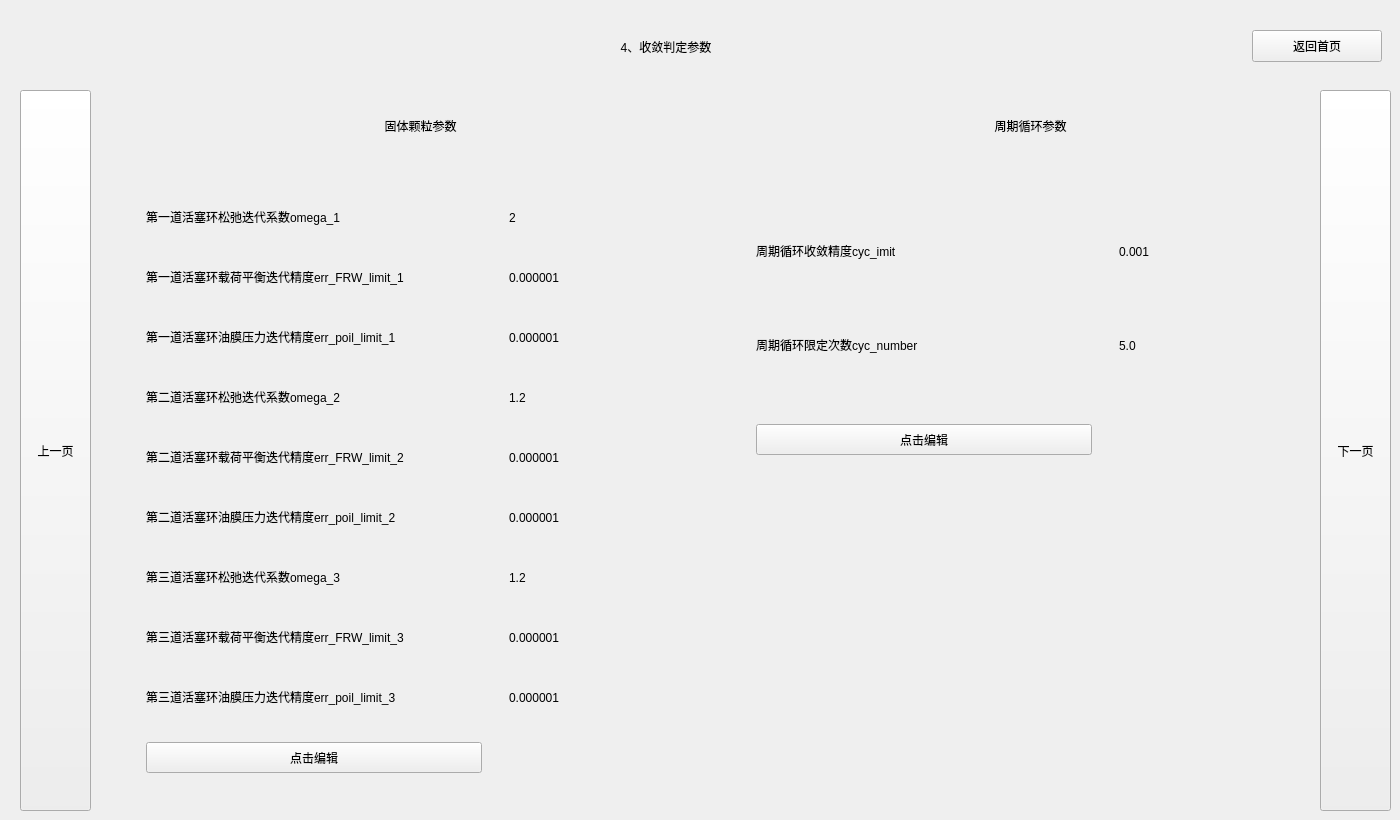
   <widget class="QWidget" name="page">
    <widget class="CardWidget" name="CardWidget_207">
     <property name="geometry">
      <rect>
       <x>710</x>
       <y>90</y>
       <width>601</width>
       <height>71</height>
      </rect>
     </property>
     <widget class="IconWidget" name="IconWidget_826">
      <property name="geometry">
       <rect>
        <x>60</x>
        <y>10</y>
        <width>51</width>
        <height>51</height>
       </rect>
      </property>
     </widget>
     <widget class="TitleLabel" name="TitleLabel_104">
      <property name="geometry">
       <rect>
        <x>130</x>
        <y>10</y>
        <width>381</width>
        <height>51</height>
       </rect>
      </property>
      <property name="text">
       <string>周期循环参数</string>
      </property>
      <property name="alignment">
       <set>Qt::AlignCenter</set>
      </property>
     </widget>
    </widget>
    <widget class="CardWidget" name="CardWidget_208">
     <property name="geometry">
      <rect>
       <x>710</x>
       <y>170</y>
       <width>391</width>
       <height>351</height>
      </rect>
     </property>
     <property name="minimumSize">
      <size>
       <width>0</width>
       <height>0</height>
      </size>
     </property>
     <layout class="QGridLayout" name="gridLayout_151">
      <item row="1" column="0">
       <widget class="IconWidget" name="IconWidget_829">
        <property name="minimumSize">
         <size>
          <width>31</width>
          <height>31</height>
         </size>
        </property>
        <property name="maximumSize">
         <size>
          <width>31</width>
          <height>31</height>
         </size>
        </property>
       </widget>
      </item>
      <item row="0" column="0">
       <widget class="IconWidget" name="IconWidget_830">
        <property name="minimumSize">
         <size>
          <width>31</width>
          <height>31</height>
         </size>
        </property>
        <property name="maximumSize">
         <size>
          <width>31</width>
          <height>31</height>
         </size>
        </property>
       </widget>
      </item>
      <item row="0" column="1">
       <widget class="SubtitleLabel" name="SubtitleLabel_1008">
        <property name="minimumSize">
         <size>
          <width>300</width>
          <height>28</height>
         </size>
        </property>
        <property name="maximumSize">
         <size>
          <width>451</width>
          <height>28</height>
         </size>
        </property>
        <property name="text">
         <string>周期循环收敛精度cyc_imit</string>
        </property>
       </widget>
      </item>
      <item row="1" column="1">
       <widget class="SubtitleLabel" name="SubtitleLabel_1011">
        <property name="minimumSize">
         <size>
          <width>300</width>
          <height>28</height>
         </size>
        </property>
        <property name="maximumSize">
         <size>
          <width>451</width>
          <height>28</height>
         </size>
        </property>
        <property name="text">
         <string>周期循环限定次数cyc_number</string>
        </property>
       </widget>
      </item>
      <item row="3" column="1">
       <widget class="PrimaryPushButton" name="PrimaryPushButton_123">
        <property name="sizePolicy">
         <sizepolicy hsizetype="Preferred" vsizetype="Preferred">
          <horstretch>0</horstretch>
          <verstretch>0</verstretch>
         </sizepolicy>
        </property>
        <property name="maximumSize">
         <size>
          <width>16777215</width>
          <height>31</height>
         </size>
        </property>
        <property name="text">
         <string>点击编辑</string>
        </property>
       </widget>
      </item>
     </layout>
    </widget>
    <widget class="CardWidget" name="CardWidget_199">
     <property name="geometry">
      <rect>
       <x>1110</x>
       <y>170</y>
       <width>201</width>
       <height>351</height>
      </rect>
     </property>
     <property name="minimumSize">
      <size>
       <width>0</width>
       <height>0</height>
      </size>
     </property>
     <layout class="QGridLayout" name="gridLayout_147">
      <item row="2" column="0">
       <widget class="SubtitleLabel" name="SubtitleLabel_1014">
        <property name="maximumSize">
         <size>
          <width>16777215</width>
          <height>31</height>
         </size>
        </property>
        <property name="text">
         <string>5.0</string>
        </property>
       </widget>
      </item>
      <item row="3" column="0">
       <widget class="SubtitleLabel" name="SubtitleLabel_1043">
        <property name="maximumSize">
         <size>
          <width>16777215</width>
          <height>31</height>
         </size>
        </property>
        <property name="text">
         <string/>
        </property>
       </widget>
      </item>
      <item row="0" column="0">
       <widget class="SubtitleLabel" name="SubtitleLabel_991">
        <property name="minimumSize">
         <size>
          <width>179</width>
          <height>31</height>
         </size>
        </property>
        <property name="maximumSize">
         <size>
          <width>16777215</width>
          <height>31</height>
         </size>
        </property>
        <property name="text">
         <string>0.001</string>
        </property>
       </widget>
      </item>
     </layout>
    </widget>
    <widget class="CardWidget" name="CardWidget_209">
     <property name="geometry">
      <rect>
       <x>500</x>
       <y>170</y>
       <width>201</width>
       <height>641</height>
      </rect>
     </property>
     <property name="minimumSize">
      <size>
       <width>0</width>
       <height>0</height>
      </size>
     </property>
     <layout class="QGridLayout" name="gridLayout_152">
      <item row="2" column="0">
       <widget class="SubtitleLabel" name="SubtitleLabel_1017">
        <property name="maximumSize">
         <size>
          <width>16777215</width>
          <height>31</height>
         </size>
        </property>
        <property name="text">
         <string>0.000001</string>
        </property>
       </widget>
      </item>
      <item row="3" column="0">
       <widget class="SubtitleLabel" name="SubtitleLabel_1018">
        <property name="maximumSize">
         <size>
          <width>16777215</width>
          <height>31</height>
         </size>
        </property>
        <property name="text">
         <string>1.2</string>
        </property>
       </widget>
      </item>
      <item row="13" column="0">
       <widget class="SubtitleLabel" name="SubtitleLabel_1042">
        <property name="maximumSize">
         <size>
          <width>16777215</width>
          <height>31</height>
         </size>
        </property>
        <property name="text">
         <string/>
        </property>
       </widget>
      </item>
      <item row="12" column="0">
       <widget class="SubtitleLabel" name="SubtitleLabel_1023">
        <property name="maximumSize">
         <size>
          <width>16777215</width>
          <height>31</height>
         </size>
        </property>
        <property name="text">
         <string>0.000001</string>
        </property>
       </widget>
      </item>
      <item row="6" column="0">
       <widget class="SubtitleLabel" name="SubtitleLabel_1021">
        <property name="maximumSize">
         <size>
          <width>16777215</width>
          <height>31</height>
         </size>
        </property>
        <property name="text">
         <string>1.2</string>
        </property>
       </widget>
      </item>
      <item row="9" column="0">
       <widget class="SubtitleLabel" name="SubtitleLabel_1022">
        <property name="maximumSize">
         <size>
          <width>16777215</width>
          <height>31</height>
         </size>
        </property>
        <property name="text">
         <string>0.000001</string>
        </property>
       </widget>
      </item>
      <item row="0" column="0">
       <widget class="SubtitleLabel" name="SubtitleLabel_1015">
        <property name="minimumSize">
         <size>
          <width>179</width>
          <height>31</height>
         </size>
        </property>
        <property name="maximumSize">
         <size>
          <width>16777215</width>
          <height>31</height>
         </size>
        </property>
        <property name="text">
         <string>2</string>
        </property>
       </widget>
      </item>
      <item row="1" column="0">
       <widget class="SubtitleLabel" name="SubtitleLabel_1016">
        <property name="maximumSize">
         <size>
          <width>16777215</width>
          <height>31</height>
         </size>
        </property>
        <property name="text">
         <string>0.000001</string>
        </property>
       </widget>
      </item>
      <item row="4" column="0">
       <widget class="SubtitleLabel" name="SubtitleLabel_1019">
        <property name="maximumSize">
         <size>
          <width>16777215</width>
          <height>31</height>
         </size>
        </property>
        <property name="text">
         <string>0.000001</string>
        </property>
       </widget>
      </item>
      <item row="5" column="0">
       <widget class="SubtitleLabel" name="SubtitleLabel_1020">
        <property name="maximumSize">
         <size>
          <width>16777215</width>
          <height>31</height>
         </size>
        </property>
        <property name="text">
         <string>0.000001</string>
        </property>
       </widget>
      </item>
     </layout>
    </widget>
    <widget class="CardWidget" name="CardWidget_210">
     <property name="geometry">
      <rect>
       <x>20</x>
       <y>10</y>
       <width>1371</width>
       <height>73</height>
      </rect>
     </property>
     <property name="minimumSize">
      <size>
       <width>1361</width>
       <height>71</height>
      </size>
     </property>
     <layout class="QHBoxLayout" name="horizontalLayout_27">
      <item>
       <widget class="IconWidget" name="IconWidget_837">
        <property name="sizePolicy">
         <sizepolicy hsizetype="Fixed" vsizetype="Fixed">
          <horstretch>0</horstretch>
          <verstretch>0</verstretch>
         </sizepolicy>
        </property>
        <property name="minimumSize">
         <size>
          <width>51</width>
          <height>51</height>
         </size>
        </property>
        <property name="maximumSize">
         <size>
          <width>51</width>
          <height>51</height>
         </size>
        </property>
       </widget>
      </item>
      <item>
       <widget class="TitleLabel" name="TitleLabel_105">
        <property name="text">
         <string>4、收敛判定参数</string>
        </property>
        <property name="alignment">
         <set>Qt::AlignCenter</set>
        </property>
       </widget>
      </item>
      <item>
       <widget class="PrimaryPushButton" name="PrimaryPushButton_125">
        <property name="minimumSize">
         <size>
          <width>130</width>
          <height>32</height>
         </size>
        </property>
        <property name="maximumSize">
         <size>
          <width>130</width>
          <height>32</height>
         </size>
        </property>
        <property name="text">
         <string>返回首页</string>
        </property>
       </widget>
      </item>
     </layout>
    </widget>
    <widget class="CardWidget" name="CardWidget_211">
     <property name="geometry">
      <rect>
       <x>100</x>
       <y>90</y>
       <width>601</width>
       <height>71</height>
      </rect>
     </property>
     <widget class="IconWidget" name="IconWidget_838">
      <property name="geometry">
       <rect>
        <x>60</x>
        <y>10</y>
        <width>51</width>
        <height>51</height>
       </rect>
      </property>
     </widget>
     <widget class="TitleLabel" name="TitleLabel_106">
      <property name="geometry">
       <rect>
        <x>130</x>
        <y>10</y>
        <width>381</width>
        <height>51</height>
       </rect>
      </property>
      <property name="text">
       <string>固体颗粒参数</string>
      </property>
      <property name="alignment">
       <set>Qt::AlignCenter</set>
      </property>
     </widget>
    </widget>
    <widget class="CardWidget" name="CardWidget_212">
     <property name="geometry">
      <rect>
       <x>100</x>
       <y>170</y>
       <width>391</width>
       <height>641</height>
      </rect>
     </property>
     <property name="minimumSize">
      <size>
       <width>0</width>
       <height>0</height>
      </size>
     </property>
     <layout class="QGridLayout" name="gridLayout_153">
      <item row="3" column="0">
       <widget class="IconWidget" name="IconWidget_846">
        <property name="minimumSize">
         <size>
          <width>31</width>
          <height>31</height>
         </size>
        </property>
        <property name="maximumSize">
         <size>
          <width>31</width>
          <height>31</height>
         </size>
        </property>
       </widget>
      </item>
      <item row="19" column="1">
       <widget class="PrimaryPushButton" name="PrimaryPushButton_126">
        <property name="maximumSize">
         <size>
          <width>16777215</width>
          <height>31</height>
         </size>
        </property>
        <property name="text">
         <string>点击编辑</string>
        </property>
       </widget>
      </item>
      <item row="13" column="1">
       <widget class="StrongBodyLabel" name="StrongBodyLabel_44">
        <property name="minimumSize">
         <size>
          <width>300</width>
          <height>28</height>
         </size>
        </property>
        <property name="maximumSize">
         <size>
          <width>451</width>
          <height>28</height>
         </size>
        </property>
        <property name="text">
         <string>第三道活塞环油膜压力迭代精度err_poil_limit_3</string>
        </property>
       </widget>
      </item>
      <item row="0" column="0">
       <widget class="IconWidget" name="IconWidget_842">
        <property name="minimumSize">
         <size>
          <width>31</width>
          <height>31</height>
         </size>
        </property>
        <property name="maximumSize">
         <size>
          <width>31</width>
          <height>31</height>
         </size>
        </property>
       </widget>
      </item>
      <item row="6" column="0">
       <widget class="IconWidget" name="IconWidget_841">
        <property name="minimumSize">
         <size>
          <width>31</width>
          <height>31</height>
         </size>
        </property>
        <property name="maximumSize">
         <size>
          <width>31</width>
          <height>31</height>
         </size>
        </property>
       </widget>
      </item>
      <item row="2" column="0">
       <widget class="IconWidget" name="IconWidget_843">
        <property name="minimumSize">
         <size>
          <width>31</width>
          <height>31</height>
         </size>
        </property>
        <property name="maximumSize">
         <size>
          <width>31</width>
          <height>31</height>
         </size>
        </property>
       </widget>
      </item>
      <item row="0" column="1">
       <widget class="SubtitleLabel" name="SubtitleLabel_1024">
        <property name="minimumSize">
         <size>
          <width>300</width>
          <height>28</height>
         </size>
        </property>
        <property name="maximumSize">
         <size>
          <width>451</width>
          <height>28</height>
         </size>
        </property>
        <property name="text">
         <string>第一道活塞环松弛迭代系数omega_1</string>
        </property>
       </widget>
      </item>
      <item row="3" column="1">
       <widget class="StrongBodyLabel" name="StrongBodyLabel_45">
        <property name="minimumSize">
         <size>
          <width>300</width>
          <height>28</height>
         </size>
        </property>
        <property name="maximumSize">
         <size>
          <width>451</width>
          <height>28</height>
         </size>
        </property>
        <property name="text">
         <string>第一道活塞环油膜压力迭代精度err_poil_limit_1</string>
        </property>
       </widget>
      </item>
      <item row="9" column="0">
       <widget class="IconWidget" name="IconWidget_844">
        <property name="minimumSize">
         <size>
          <width>31</width>
          <height>31</height>
         </size>
        </property>
        <property name="maximumSize">
         <size>
          <width>31</width>
          <height>31</height>
         </size>
        </property>
       </widget>
      </item>
      <item row="5" column="0">
       <widget class="IconWidget" name="IconWidget_839">
        <property name="minimumSize">
         <size>
          <width>31</width>
          <height>31</height>
         </size>
        </property>
        <property name="maximumSize">
         <size>
          <width>31</width>
          <height>31</height>
         </size>
        </property>
       </widget>
      </item>
      <item row="7" column="1">
       <widget class="StrongBodyLabel" name="StrongBodyLabel_47">
        <property name="minimumSize">
         <size>
          <width>300</width>
          <height>28</height>
         </size>
        </property>
        <property name="maximumSize">
         <size>
          <width>451</width>
          <height>28</height>
         </size>
        </property>
        <property name="text">
         <string>第二道活塞环油膜压力迭代精度err_poil_limit_2</string>
        </property>
       </widget>
      </item>
      <item row="13" column="0">
       <widget class="IconWidget" name="IconWidget_840">
        <property name="minimumSize">
         <size>
          <width>31</width>
          <height>31</height>
         </size>
        </property>
        <property name="maximumSize">
         <size>
          <width>31</width>
          <height>31</height>
         </size>
        </property>
       </widget>
      </item>
      <item row="7" column="0">
       <widget class="IconWidget" name="IconWidget_847">
        <property name="minimumSize">
         <size>
          <width>31</width>
          <height>31</height>
         </size>
        </property>
        <property name="maximumSize">
         <size>
          <width>31</width>
          <height>31</height>
         </size>
        </property>
       </widget>
      </item>
      <item row="2" column="1">
       <widget class="StrongBodyLabel" name="StrongBodyLabel_42">
        <property name="minimumSize">
         <size>
          <width>300</width>
          <height>28</height>
         </size>
        </property>
        <property name="maximumSize">
         <size>
          <width>451</width>
          <height>28</height>
         </size>
        </property>
        <property name="text">
         <string>第一道活塞环载荷平衡迭代精度err_FRW_limit_1</string>
        </property>
       </widget>
      </item>
      <item row="5" column="1">
       <widget class="SubtitleLabel" name="SubtitleLabel_1026">
        <property name="minimumSize">
         <size>
          <width>300</width>
          <height>28</height>
         </size>
        </property>
        <property name="maximumSize">
         <size>
          <width>451</width>
          <height>28</height>
         </size>
        </property>
        <property name="text">
         <string>第二道活塞环松弛迭代系数omega_2</string>
        </property>
       </widget>
      </item>
      <item row="6" column="1">
       <widget class="StrongBodyLabel" name="StrongBodyLabel_46">
        <property name="minimumSize">
         <size>
          <width>300</width>
          <height>28</height>
         </size>
        </property>
        <property name="maximumSize">
         <size>
          <width>451</width>
          <height>28</height>
         </size>
        </property>
        <property name="text">
         <string>第二道活塞环载荷平衡迭代精度err_FRW_limit_2</string>
        </property>
       </widget>
      </item>
      <item row="8" column="1">
       <widget class="SubtitleLabel" name="SubtitleLabel_1027">
        <property name="minimumSize">
         <size>
          <width>300</width>
          <height>28</height>
         </size>
        </property>
        <property name="maximumSize">
         <size>
          <width>451</width>
          <height>28</height>
         </size>
        </property>
        <property name="text">
         <string>第三道活塞环松弛迭代系数omega_3</string>
        </property>
       </widget>
      </item>
      <item row="9" column="1">
       <widget class="StrongBodyLabel" name="StrongBodyLabel_43">
        <property name="minimumSize">
         <size>
          <width>300</width>
          <height>28</height>
         </size>
        </property>
        <property name="maximumSize">
         <size>
          <width>451</width>
          <height>28</height>
         </size>
        </property>
        <property name="text">
         <string>第三道活塞环载荷平衡迭代精度err_FRW_limit_3</string>
        </property>
       </widget>
      </item>
      <item row="8" column="0">
       <widget class="IconWidget" name="IconWidget_845">
        <property name="minimumSize">
         <size>
          <width>31</width>
          <height>31</height>
         </size>
        </property>
        <property name="maximumSize">
         <size>
          <width>31</width>
          <height>31</height>
         </size>
        </property>
       </widget>
      </item>
     </layout>
    </widget>
    <widget class="PrimaryPushButton" name="PrimaryPushButton_117">
     <property name="geometry">
      <rect>
       <x>1320</x>
       <y>90</y>
       <width>71</width>
       <height>721</height>
      </rect>
     </property>
     <property name="text">
      <string>下一页</string>
     </property>
    </widget>
    <widget class="PrimaryPushButton" name="PrimaryPushButton_127">
     <property name="geometry">
      <rect>
       <x>20</x>
       <y>90</y>
       <width>71</width>
       <height>721</height>
      </rect>
     </property>
     <property name="text">
      <string>上一页</string>
     </property>
    </widget>
   </widget>
